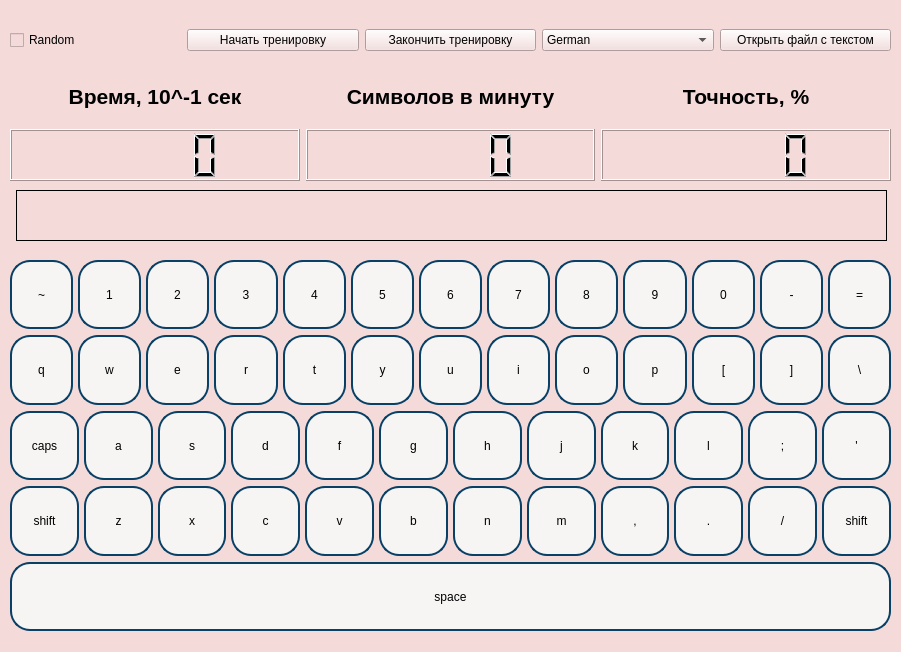
<?xml version="1.0" encoding="UTF-8"?>
<ui version="4.0">
 <class>MainWindow</class>
 <widget class="QMainWindow" name="MainWindow">
  <property name="geometry">
   <rect>
    <x>0</x>
    <y>0</y>
    <width>901</width>
    <height>652</height>
   </rect>
  </property>
  <property name="windowTitle">
   <string>MainWindow</string>
  </property>
  <property name="styleSheet">
   <string notr="true">background-color: rgb(245, 218, 218);
color: rgb(0, 0, 0);
font: 700 italic 11pt &quot;Ubuntu&quot;;
</string>
  </property>
  <widget class="QWidget" name="centralwidget">
   <widget class="QWidget" name="verticalLayoutWidget">
    <property name="geometry">
     <rect>
      <x>10</x>
      <y>250</y>
      <width>881</width>
      <height>391</height>
     </rect>
    </property>
    <layout class="QVBoxLayout" name="verticalLayout">
     <property name="leftMargin">
      <number>0</number>
     </property>
     <property name="topMargin">
      <number>10</number>
     </property>
     <property name="bottomMargin">
      <number>10</number>
     </property>
     <item>
      <layout class="QHBoxLayout" name="horizontalLayout">
       <property name="spacing">
        <number>5</number>
       </property>
       <property name="sizeConstraint">
        <enum>QLayout::SetDefaultConstraint</enum>
       </property>
       <item>
        <widget class="QPushButton" name="bnt_49">
         <property name="enabled">
          <bool>false</bool>
         </property>
         <property name="sizePolicy">
          <sizepolicy hsizetype="MinimumExpanding" vsizetype="Minimum">
           <horstretch>0</horstretch>
           <verstretch>0</verstretch>
          </sizepolicy>
         </property>
         <property name="styleSheet">
          <string notr="true">border-radius: 20px;  
border: 2px solid #094065;
background-color: rgb(246, 245, 244);</string>
         </property>
         <property name="text">
          <string>~</string>
         </property>
        </widget>
       </item>
       <item>
        <widget class="QPushButton" name="bnt_10">
         <property name="enabled">
          <bool>false</bool>
         </property>
         <property name="sizePolicy">
          <sizepolicy hsizetype="MinimumExpanding" vsizetype="Minimum">
           <horstretch>0</horstretch>
           <verstretch>0</verstretch>
          </sizepolicy>
         </property>
         <property name="styleSheet">
          <string notr="true">border-radius: 20px;  
border: 2px solid #094065;
background-color: rgb(246, 245, 244);</string>
         </property>
         <property name="text">
          <string>1</string>
         </property>
        </widget>
       </item>
       <item>
        <widget class="QPushButton" name="bnt_11">
         <property name="enabled">
          <bool>false</bool>
         </property>
         <property name="sizePolicy">
          <sizepolicy hsizetype="MinimumExpanding" vsizetype="Minimum">
           <horstretch>0</horstretch>
           <verstretch>0</verstretch>
          </sizepolicy>
         </property>
         <property name="styleSheet">
          <string notr="true">border-radius: 20px;  
border: 2px solid #094065;
background-color: rgb(246, 245, 244);</string>
         </property>
         <property name="text">
          <string>2</string>
         </property>
        </widget>
       </item>
       <item>
        <widget class="QPushButton" name="bnt_12">
         <property name="enabled">
          <bool>false</bool>
         </property>
         <property name="sizePolicy">
          <sizepolicy hsizetype="MinimumExpanding" vsizetype="Minimum">
           <horstretch>0</horstretch>
           <verstretch>0</verstretch>
          </sizepolicy>
         </property>
         <property name="styleSheet">
          <string notr="true">border-radius: 20px;  
border: 2px solid #094065;
background-color: rgb(246, 245, 244);</string>
         </property>
         <property name="text">
          <string>3</string>
         </property>
        </widget>
       </item>
       <item>
        <widget class="QPushButton" name="bnt_13">
         <property name="enabled">
          <bool>false</bool>
         </property>
         <property name="sizePolicy">
          <sizepolicy hsizetype="MinimumExpanding" vsizetype="Minimum">
           <horstretch>0</horstretch>
           <verstretch>0</verstretch>
          </sizepolicy>
         </property>
         <property name="styleSheet">
          <string notr="true">border-radius: 20px;  
border: 2px solid #094065;
background-color: rgb(246, 245, 244);</string>
         </property>
         <property name="text">
          <string>4</string>
         </property>
        </widget>
       </item>
       <item>
        <widget class="QPushButton" name="bnt_14">
         <property name="enabled">
          <bool>false</bool>
         </property>
         <property name="sizePolicy">
          <sizepolicy hsizetype="MinimumExpanding" vsizetype="Minimum">
           <horstretch>0</horstretch>
           <verstretch>0</verstretch>
          </sizepolicy>
         </property>
         <property name="styleSheet">
          <string notr="true">border-radius: 20px;  
border: 2px solid #094065;
background-color: rgb(246, 245, 244);</string>
         </property>
         <property name="text">
          <string>5</string>
         </property>
        </widget>
       </item>
       <item>
        <widget class="QPushButton" name="bnt_15">
         <property name="enabled">
          <bool>false</bool>
         </property>
         <property name="sizePolicy">
          <sizepolicy hsizetype="MinimumExpanding" vsizetype="Minimum">
           <horstretch>0</horstretch>
           <verstretch>0</verstretch>
          </sizepolicy>
         </property>
         <property name="styleSheet">
          <string notr="true">border-radius: 20px;  
border: 2px solid #094065;
background-color: rgb(246, 245, 244);</string>
         </property>
         <property name="text">
          <string>6</string>
         </property>
        </widget>
       </item>
       <item>
        <widget class="QPushButton" name="bnt_16">
         <property name="enabled">
          <bool>false</bool>
         </property>
         <property name="sizePolicy">
          <sizepolicy hsizetype="MinimumExpanding" vsizetype="Minimum">
           <horstretch>0</horstretch>
           <verstretch>0</verstretch>
          </sizepolicy>
         </property>
         <property name="styleSheet">
          <string notr="true">border-radius: 20px;  
border: 2px solid #094065;
background-color: rgb(246, 245, 244);</string>
         </property>
         <property name="text">
          <string>7</string>
         </property>
        </widget>
       </item>
       <item>
        <widget class="QPushButton" name="bnt_17">
         <property name="enabled">
          <bool>false</bool>
         </property>
         <property name="sizePolicy">
          <sizepolicy hsizetype="MinimumExpanding" vsizetype="Minimum">
           <horstretch>0</horstretch>
           <verstretch>0</verstretch>
          </sizepolicy>
         </property>
         <property name="styleSheet">
          <string notr="true">border-radius: 20px;  
border: 2px solid #094065;
background-color: rgb(246, 245, 244);</string>
         </property>
         <property name="text">
          <string>8</string>
         </property>
        </widget>
       </item>
       <item>
        <widget class="QPushButton" name="bnt_18">
         <property name="enabled">
          <bool>false</bool>
         </property>
         <property name="sizePolicy">
          <sizepolicy hsizetype="MinimumExpanding" vsizetype="Minimum">
           <horstretch>0</horstretch>
           <verstretch>0</verstretch>
          </sizepolicy>
         </property>
         <property name="styleSheet">
          <string notr="true">border-radius: 20px;  
border: 2px solid #094065;
background-color: rgb(246, 245, 244);</string>
         </property>
         <property name="text">
          <string>9</string>
         </property>
        </widget>
       </item>
       <item>
        <widget class="QPushButton" name="bnt_19">
         <property name="enabled">
          <bool>false</bool>
         </property>
         <property name="sizePolicy">
          <sizepolicy hsizetype="MinimumExpanding" vsizetype="Minimum">
           <horstretch>0</horstretch>
           <verstretch>0</verstretch>
          </sizepolicy>
         </property>
         <property name="styleSheet">
          <string notr="true">border-radius: 20px;  
border: 2px solid #094065;
background-color: rgb(246, 245, 244);</string>
         </property>
         <property name="text">
          <string>0</string>
         </property>
        </widget>
       </item>
       <item>
        <widget class="QPushButton" name="bnt_20">
         <property name="enabled">
          <bool>false</bool>
         </property>
         <property name="sizePolicy">
          <sizepolicy hsizetype="MinimumExpanding" vsizetype="Minimum">
           <horstretch>0</horstretch>
           <verstretch>0</verstretch>
          </sizepolicy>
         </property>
         <property name="styleSheet">
          <string notr="true">border-radius: 20px;  
border: 2px solid #094065;
background-color: rgb(246, 245, 244);</string>
         </property>
         <property name="text">
          <string>-</string>
         </property>
        </widget>
       </item>
       <item>
        <widget class="QPushButton" name="bnt_21">
         <property name="enabled">
          <bool>false</bool>
         </property>
         <property name="sizePolicy">
          <sizepolicy hsizetype="MinimumExpanding" vsizetype="Minimum">
           <horstretch>0</horstretch>
           <verstretch>0</verstretch>
          </sizepolicy>
         </property>
         <property name="styleSheet">
          <string notr="true">border-radius: 20px;  
border: 2px solid #094065;
background-color: rgb(246, 245, 244);</string>
         </property>
         <property name="text">
          <string>=</string>
         </property>
        </widget>
       </item>
      </layout>
     </item>
     <item>
      <layout class="QHBoxLayout" name="horizontalLayout_3">
       <property name="spacing">
        <number>5</number>
       </property>
       <property name="sizeConstraint">
        <enum>QLayout::SetDefaultConstraint</enum>
       </property>
       <item>
        <widget class="QPushButton" name="bnt_24">
         <property name="enabled">
          <bool>false</bool>
         </property>
         <property name="sizePolicy">
          <sizepolicy hsizetype="MinimumExpanding" vsizetype="Minimum">
           <horstretch>0</horstretch>
           <verstretch>0</verstretch>
          </sizepolicy>
         </property>
         <property name="styleSheet">
          <string notr="true">border-radius: 20px;  
border: 2px solid #094065;
background-color: rgb(246, 245, 244);</string>
         </property>
         <property name="text">
          <string>q</string>
         </property>
        </widget>
       </item>
       <item>
        <widget class="QPushButton" name="bnt_25">
         <property name="enabled">
          <bool>false</bool>
         </property>
         <property name="sizePolicy">
          <sizepolicy hsizetype="MinimumExpanding" vsizetype="Minimum">
           <horstretch>0</horstretch>
           <verstretch>0</verstretch>
          </sizepolicy>
         </property>
         <property name="styleSheet">
          <string notr="true">border-radius: 20px;  
border: 2px solid #094065;
background-color: rgb(246, 245, 244);</string>
         </property>
         <property name="text">
          <string>w</string>
         </property>
        </widget>
       </item>
       <item>
        <widget class="QPushButton" name="bnt_26">
         <property name="enabled">
          <bool>false</bool>
         </property>
         <property name="sizePolicy">
          <sizepolicy hsizetype="MinimumExpanding" vsizetype="Minimum">
           <horstretch>0</horstretch>
           <verstretch>0</verstretch>
          </sizepolicy>
         </property>
         <property name="styleSheet">
          <string notr="true">border-radius: 20px;  
border: 2px solid #094065;
background-color: rgb(246, 245, 244);</string>
         </property>
         <property name="text">
          <string>e</string>
         </property>
        </widget>
       </item>
       <item>
        <widget class="QPushButton" name="bnt_27">
         <property name="enabled">
          <bool>false</bool>
         </property>
         <property name="sizePolicy">
          <sizepolicy hsizetype="MinimumExpanding" vsizetype="Minimum">
           <horstretch>0</horstretch>
           <verstretch>0</verstretch>
          </sizepolicy>
         </property>
         <property name="styleSheet">
          <string notr="true">border-radius: 20px;  
border: 2px solid #094065;
background-color: rgb(246, 245, 244);</string>
         </property>
         <property name="text">
          <string>r</string>
         </property>
        </widget>
       </item>
       <item>
        <widget class="QPushButton" name="bnt_28">
         <property name="enabled">
          <bool>false</bool>
         </property>
         <property name="sizePolicy">
          <sizepolicy hsizetype="MinimumExpanding" vsizetype="Minimum">
           <horstretch>0</horstretch>
           <verstretch>0</verstretch>
          </sizepolicy>
         </property>
         <property name="styleSheet">
          <string notr="true">border-radius: 20px;  
border: 2px solid #094065;
background-color: rgb(246, 245, 244);</string>
         </property>
         <property name="text">
          <string>t</string>
         </property>
        </widget>
       </item>
       <item>
        <widget class="QPushButton" name="bnt_29">
         <property name="enabled">
          <bool>false</bool>
         </property>
         <property name="sizePolicy">
          <sizepolicy hsizetype="MinimumExpanding" vsizetype="Minimum">
           <horstretch>0</horstretch>
           <verstretch>0</verstretch>
          </sizepolicy>
         </property>
         <property name="styleSheet">
          <string notr="true">border-radius: 20px;  
border: 2px solid #094065;
background-color: rgb(246, 245, 244);</string>
         </property>
         <property name="text">
          <string>y</string>
         </property>
        </widget>
       </item>
       <item>
        <widget class="QPushButton" name="bnt_30">
         <property name="enabled">
          <bool>false</bool>
         </property>
         <property name="sizePolicy">
          <sizepolicy hsizetype="MinimumExpanding" vsizetype="Minimum">
           <horstretch>0</horstretch>
           <verstretch>0</verstretch>
          </sizepolicy>
         </property>
         <property name="styleSheet">
          <string notr="true">border-radius: 20px;  
border: 2px solid #094065;
background-color: rgb(246, 245, 244);</string>
         </property>
         <property name="text">
          <string>u</string>
         </property>
        </widget>
       </item>
       <item>
        <widget class="QPushButton" name="bnt_31">
         <property name="enabled">
          <bool>false</bool>
         </property>
         <property name="sizePolicy">
          <sizepolicy hsizetype="MinimumExpanding" vsizetype="Minimum">
           <horstretch>0</horstretch>
           <verstretch>0</verstretch>
          </sizepolicy>
         </property>
         <property name="styleSheet">
          <string notr="true">border-radius: 20px;  
border: 2px solid #094065;
background-color: rgb(246, 245, 244);</string>
         </property>
         <property name="text">
          <string>i</string>
         </property>
        </widget>
       </item>
       <item>
        <widget class="QPushButton" name="bnt_32">
         <property name="enabled">
          <bool>false</bool>
         </property>
         <property name="sizePolicy">
          <sizepolicy hsizetype="MinimumExpanding" vsizetype="Minimum">
           <horstretch>0</horstretch>
           <verstretch>0</verstretch>
          </sizepolicy>
         </property>
         <property name="styleSheet">
          <string notr="true">border-radius: 20px;  
border: 2px solid #094065;
background-color: rgb(246, 245, 244);</string>
         </property>
         <property name="text">
          <string>o</string>
         </property>
        </widget>
       </item>
       <item>
        <widget class="QPushButton" name="bnt_33">
         <property name="enabled">
          <bool>false</bool>
         </property>
         <property name="sizePolicy">
          <sizepolicy hsizetype="MinimumExpanding" vsizetype="Minimum">
           <horstretch>0</horstretch>
           <verstretch>0</verstretch>
          </sizepolicy>
         </property>
         <property name="styleSheet">
          <string notr="true">border-radius: 20px;  
border: 2px solid #094065;
background-color: rgb(246, 245, 244);</string>
         </property>
         <property name="text">
          <string>p</string>
         </property>
        </widget>
       </item>
       <item>
        <widget class="QPushButton" name="bnt_34">
         <property name="enabled">
          <bool>false</bool>
         </property>
         <property name="sizePolicy">
          <sizepolicy hsizetype="MinimumExpanding" vsizetype="Minimum">
           <horstretch>0</horstretch>
           <verstretch>0</verstretch>
          </sizepolicy>
         </property>
         <property name="styleSheet">
          <string notr="true">border-radius: 20px;  
border: 2px solid #094065;
background-color: rgb(246, 245, 244);</string>
         </property>
         <property name="text">
          <string>[</string>
         </property>
        </widget>
       </item>
       <item>
        <widget class="QPushButton" name="bnt_35">
         <property name="enabled">
          <bool>false</bool>
         </property>
         <property name="sizePolicy">
          <sizepolicy hsizetype="MinimumExpanding" vsizetype="Minimum">
           <horstretch>0</horstretch>
           <verstretch>0</verstretch>
          </sizepolicy>
         </property>
         <property name="styleSheet">
          <string notr="true">border-radius: 20px;  
border: 2px solid #094065;
background-color: rgb(246, 245, 244);</string>
         </property>
         <property name="text">
          <string>]</string>
         </property>
        </widget>
       </item>
       <item>
        <widget class="QPushButton" name="bnt_51">
         <property name="enabled">
          <bool>false</bool>
         </property>
         <property name="sizePolicy">
          <sizepolicy hsizetype="MinimumExpanding" vsizetype="Minimum">
           <horstretch>0</horstretch>
           <verstretch>0</verstretch>
          </sizepolicy>
         </property>
         <property name="styleSheet">
          <string notr="true">border-radius: 20px;  
border: 2px solid #094065;
background-color: rgb(246, 245, 244);</string>
         </property>
         <property name="text">
          <string>\</string>
         </property>
        </widget>
       </item>
      </layout>
     </item>
     <item>
      <layout class="QHBoxLayout" name="horizontalLayout_4">
       <property name="spacing">
        <number>5</number>
       </property>
       <property name="sizeConstraint">
        <enum>QLayout::SetDefaultConstraint</enum>
       </property>
       <item>
        <widget class="QPushButton" name="bnt_66">
         <property name="enabled">
          <bool>false</bool>
         </property>
         <property name="sizePolicy">
          <sizepolicy hsizetype="MinimumExpanding" vsizetype="Minimum">
           <horstretch>0</horstretch>
           <verstretch>0</verstretch>
          </sizepolicy>
         </property>
         <property name="styleSheet">
          <string notr="true">border-radius: 20px;  
border: 2px solid #094065;
background-color: rgb(246, 245, 244);</string>
         </property>
         <property name="text">
          <string>caps</string>
         </property>
        </widget>
       </item>
       <item>
        <widget class="QPushButton" name="bnt_38">
         <property name="enabled">
          <bool>false</bool>
         </property>
         <property name="sizePolicy">
          <sizepolicy hsizetype="MinimumExpanding" vsizetype="Minimum">
           <horstretch>0</horstretch>
           <verstretch>0</verstretch>
          </sizepolicy>
         </property>
         <property name="styleSheet">
          <string notr="true">border-radius: 20px;  
border: 2px solid #094065;
background-color: rgb(246, 245, 244);</string>
         </property>
         <property name="text">
          <string>a</string>
         </property>
        </widget>
       </item>
       <item>
        <widget class="QPushButton" name="bnt_39">
         <property name="enabled">
          <bool>false</bool>
         </property>
         <property name="sizePolicy">
          <sizepolicy hsizetype="MinimumExpanding" vsizetype="Minimum">
           <horstretch>0</horstretch>
           <verstretch>0</verstretch>
          </sizepolicy>
         </property>
         <property name="styleSheet">
          <string notr="true">border-radius: 20px;  
border: 2px solid #094065;
background-color: rgb(246, 245, 244);</string>
         </property>
         <property name="text">
          <string>s</string>
         </property>
        </widget>
       </item>
       <item>
        <widget class="QPushButton" name="bnt_40">
         <property name="enabled">
          <bool>false</bool>
         </property>
         <property name="sizePolicy">
          <sizepolicy hsizetype="MinimumExpanding" vsizetype="Minimum">
           <horstretch>0</horstretch>
           <verstretch>0</verstretch>
          </sizepolicy>
         </property>
         <property name="styleSheet">
          <string notr="true">border-radius: 20px;  
border: 2px solid #094065;
background-color: rgb(246, 245, 244);</string>
         </property>
         <property name="text">
          <string>d</string>
         </property>
        </widget>
       </item>
       <item>
        <widget class="QPushButton" name="bnt_41">
         <property name="enabled">
          <bool>false</bool>
         </property>
         <property name="sizePolicy">
          <sizepolicy hsizetype="MinimumExpanding" vsizetype="Minimum">
           <horstretch>0</horstretch>
           <verstretch>0</verstretch>
          </sizepolicy>
         </property>
         <property name="styleSheet">
          <string notr="true">border-radius: 20px;  
border: 2px solid #094065;
background-color: rgb(246, 245, 244);</string>
         </property>
         <property name="text">
          <string>f</string>
         </property>
        </widget>
       </item>
       <item>
        <widget class="QPushButton" name="bnt_42">
         <property name="enabled">
          <bool>false</bool>
         </property>
         <property name="sizePolicy">
          <sizepolicy hsizetype="MinimumExpanding" vsizetype="Minimum">
           <horstretch>0</horstretch>
           <verstretch>0</verstretch>
          </sizepolicy>
         </property>
         <property name="styleSheet">
          <string notr="true">border-radius: 20px;  
border: 2px solid #094065;
background-color: rgb(246, 245, 244);</string>
         </property>
         <property name="text">
          <string>g</string>
         </property>
        </widget>
       </item>
       <item>
        <widget class="QPushButton" name="bnt_43">
         <property name="enabled">
          <bool>false</bool>
         </property>
         <property name="sizePolicy">
          <sizepolicy hsizetype="MinimumExpanding" vsizetype="Minimum">
           <horstretch>0</horstretch>
           <verstretch>0</verstretch>
          </sizepolicy>
         </property>
         <property name="styleSheet">
          <string notr="true">border-radius: 20px;  
border: 2px solid #094065;
background-color: rgb(246, 245, 244);</string>
         </property>
         <property name="text">
          <string>h</string>
         </property>
        </widget>
       </item>
       <item>
        <widget class="QPushButton" name="bnt_44">
         <property name="enabled">
          <bool>false</bool>
         </property>
         <property name="sizePolicy">
          <sizepolicy hsizetype="MinimumExpanding" vsizetype="Minimum">
           <horstretch>0</horstretch>
           <verstretch>0</verstretch>
          </sizepolicy>
         </property>
         <property name="styleSheet">
          <string notr="true">border-radius: 20px;  
border: 2px solid #094065;
background-color: rgb(246, 245, 244);</string>
         </property>
         <property name="text">
          <string>j</string>
         </property>
        </widget>
       </item>
       <item>
        <widget class="QPushButton" name="bnt_45">
         <property name="enabled">
          <bool>false</bool>
         </property>
         <property name="sizePolicy">
          <sizepolicy hsizetype="MinimumExpanding" vsizetype="Minimum">
           <horstretch>0</horstretch>
           <verstretch>0</verstretch>
          </sizepolicy>
         </property>
         <property name="styleSheet">
          <string notr="true">border-radius: 20px;  
border: 2px solid #094065;
background-color: rgb(246, 245, 244);</string>
         </property>
         <property name="text">
          <string>k</string>
         </property>
        </widget>
       </item>
       <item>
        <widget class="QPushButton" name="bnt_46">
         <property name="enabled">
          <bool>false</bool>
         </property>
         <property name="sizePolicy">
          <sizepolicy hsizetype="MinimumExpanding" vsizetype="Minimum">
           <horstretch>0</horstretch>
           <verstretch>0</verstretch>
          </sizepolicy>
         </property>
         <property name="styleSheet">
          <string notr="true">border-radius: 20px;  
border: 2px solid #094065;
background-color: rgb(246, 245, 244);</string>
         </property>
         <property name="text">
          <string>l</string>
         </property>
        </widget>
       </item>
       <item>
        <widget class="QPushButton" name="bnt_47">
         <property name="enabled">
          <bool>false</bool>
         </property>
         <property name="sizePolicy">
          <sizepolicy hsizetype="MinimumExpanding" vsizetype="Minimum">
           <horstretch>0</horstretch>
           <verstretch>0</verstretch>
          </sizepolicy>
         </property>
         <property name="styleSheet">
          <string notr="true">border-radius: 20px;  
border: 2px solid #094065;
background-color: rgb(246, 245, 244);</string>
         </property>
         <property name="text">
          <string>;</string>
         </property>
        </widget>
       </item>
       <item>
        <widget class="QPushButton" name="bnt_48">
         <property name="enabled">
          <bool>false</bool>
         </property>
         <property name="sizePolicy">
          <sizepolicy hsizetype="MinimumExpanding" vsizetype="Minimum">
           <horstretch>0</horstretch>
           <verstretch>0</verstretch>
          </sizepolicy>
         </property>
         <property name="styleSheet">
          <string notr="true">border-radius: 20px;  
border: 2px solid #094065;
background-color: rgb(246, 245, 244);</string>
         </property>
         <property name="text">
          <string>'</string>
         </property>
        </widget>
       </item>
      </layout>
     </item>
     <item>
      <layout class="QHBoxLayout" name="horizontalLayout_5">
       <property name="spacing">
        <number>5</number>
       </property>
       <property name="sizeConstraint">
        <enum>QLayout::SetDefaultConstraint</enum>
       </property>
       <item>
        <widget class="QPushButton" name="bnt_50">
         <property name="enabled">
          <bool>false</bool>
         </property>
         <property name="sizePolicy">
          <sizepolicy hsizetype="MinimumExpanding" vsizetype="Minimum">
           <horstretch>0</horstretch>
           <verstretch>0</verstretch>
          </sizepolicy>
         </property>
         <property name="styleSheet">
          <string notr="true">border-radius: 20px;  
border: 2px solid #094065;
background-color: rgb(246, 245, 244);</string>
         </property>
         <property name="text">
          <string>shift</string>
         </property>
        </widget>
       </item>
       <item>
        <widget class="QPushButton" name="bnt_52">
         <property name="enabled">
          <bool>false</bool>
         </property>
         <property name="sizePolicy">
          <sizepolicy hsizetype="MinimumExpanding" vsizetype="Minimum">
           <horstretch>0</horstretch>
           <verstretch>0</verstretch>
          </sizepolicy>
         </property>
         <property name="styleSheet">
          <string notr="true">border-radius: 20px;  
border: 2px solid #094065;
background-color: rgb(246, 245, 244);</string>
         </property>
         <property name="text">
          <string>z</string>
         </property>
        </widget>
       </item>
       <item>
        <widget class="QPushButton" name="bnt_53">
         <property name="enabled">
          <bool>false</bool>
         </property>
         <property name="sizePolicy">
          <sizepolicy hsizetype="MinimumExpanding" vsizetype="Minimum">
           <horstretch>0</horstretch>
           <verstretch>0</verstretch>
          </sizepolicy>
         </property>
         <property name="styleSheet">
          <string notr="true">border-radius: 20px;  
border: 2px solid #094065;
background-color: rgb(246, 245, 244);</string>
         </property>
         <property name="text">
          <string>x</string>
         </property>
        </widget>
       </item>
       <item>
        <widget class="QPushButton" name="bnt_54">
         <property name="enabled">
          <bool>false</bool>
         </property>
         <property name="sizePolicy">
          <sizepolicy hsizetype="MinimumExpanding" vsizetype="Minimum">
           <horstretch>0</horstretch>
           <verstretch>0</verstretch>
          </sizepolicy>
         </property>
         <property name="styleSheet">
          <string notr="true">border-radius: 20px;  
border: 2px solid #094065;
background-color: rgb(246, 245, 244);</string>
         </property>
         <property name="text">
          <string>c</string>
         </property>
        </widget>
       </item>
       <item>
        <widget class="QPushButton" name="bnt_55">
         <property name="enabled">
          <bool>false</bool>
         </property>
         <property name="sizePolicy">
          <sizepolicy hsizetype="MinimumExpanding" vsizetype="Minimum">
           <horstretch>0</horstretch>
           <verstretch>0</verstretch>
          </sizepolicy>
         </property>
         <property name="styleSheet">
          <string notr="true">border-radius: 20px;  
border: 2px solid #094065;
background-color: rgb(246, 245, 244);</string>
         </property>
         <property name="text">
          <string>v</string>
         </property>
        </widget>
       </item>
       <item>
        <widget class="QPushButton" name="bnt_56">
         <property name="enabled">
          <bool>false</bool>
         </property>
         <property name="sizePolicy">
          <sizepolicy hsizetype="MinimumExpanding" vsizetype="Minimum">
           <horstretch>0</horstretch>
           <verstretch>0</verstretch>
          </sizepolicy>
         </property>
         <property name="styleSheet">
          <string notr="true">border-radius: 20px;  
border: 2px solid #094065;
background-color: rgb(246, 245, 244);</string>
         </property>
         <property name="text">
          <string>b</string>
         </property>
        </widget>
       </item>
       <item>
        <widget class="QPushButton" name="bnt_57">
         <property name="enabled">
          <bool>false</bool>
         </property>
         <property name="sizePolicy">
          <sizepolicy hsizetype="MinimumExpanding" vsizetype="Minimum">
           <horstretch>0</horstretch>
           <verstretch>0</verstretch>
          </sizepolicy>
         </property>
         <property name="styleSheet">
          <string notr="true">border-radius: 20px;  
border: 2px solid #094065;
background-color: rgb(246, 245, 244);</string>
         </property>
         <property name="text">
          <string>n</string>
         </property>
        </widget>
       </item>
       <item>
        <widget class="QPushButton" name="bnt_58">
         <property name="enabled">
          <bool>false</bool>
         </property>
         <property name="sizePolicy">
          <sizepolicy hsizetype="MinimumExpanding" vsizetype="Minimum">
           <horstretch>0</horstretch>
           <verstretch>0</verstretch>
          </sizepolicy>
         </property>
         <property name="styleSheet">
          <string notr="true">border-radius: 20px;  
border: 2px solid #094065;
background-color: rgb(246, 245, 244);</string>
         </property>
         <property name="text">
          <string>m</string>
         </property>
        </widget>
       </item>
       <item>
        <widget class="QPushButton" name="bnt_59">
         <property name="enabled">
          <bool>false</bool>
         </property>
         <property name="sizePolicy">
          <sizepolicy hsizetype="MinimumExpanding" vsizetype="Minimum">
           <horstretch>0</horstretch>
           <verstretch>0</verstretch>
          </sizepolicy>
         </property>
         <property name="styleSheet">
          <string notr="true">border-radius: 20px;  
border: 2px solid #094065;
background-color: rgb(246, 245, 244);</string>
         </property>
         <property name="text">
          <string>,</string>
         </property>
        </widget>
       </item>
       <item>
        <widget class="QPushButton" name="bnt_60">
         <property name="enabled">
          <bool>false</bool>
         </property>
         <property name="sizePolicy">
          <sizepolicy hsizetype="MinimumExpanding" vsizetype="Minimum">
           <horstretch>0</horstretch>
           <verstretch>0</verstretch>
          </sizepolicy>
         </property>
         <property name="styleSheet">
          <string notr="true">border-radius: 20px;  
border: 2px solid #094065;
background-color: rgb(246, 245, 244);</string>
         </property>
         <property name="text">
          <string>.</string>
         </property>
        </widget>
       </item>
       <item>
        <widget class="QPushButton" name="bnt_61">
         <property name="enabled">
          <bool>false</bool>
         </property>
         <property name="sizePolicy">
          <sizepolicy hsizetype="MinimumExpanding" vsizetype="Minimum">
           <horstretch>0</horstretch>
           <verstretch>0</verstretch>
          </sizepolicy>
         </property>
         <property name="styleSheet">
          <string notr="true">border-radius: 20px;  
border: 2px solid #094065;
background-color: rgb(246, 245, 244);</string>
         </property>
         <property name="text">
          <string>/</string>
         </property>
        </widget>
       </item>
       <item>
        <widget class="QPushButton" name="bnt_62">
         <property name="enabled">
          <bool>false</bool>
         </property>
         <property name="sizePolicy">
          <sizepolicy hsizetype="MinimumExpanding" vsizetype="Minimum">
           <horstretch>0</horstretch>
           <verstretch>0</verstretch>
          </sizepolicy>
         </property>
         <property name="styleSheet">
          <string notr="true">border-radius: 20px;  
border: 2px solid #094065;
background-color: rgb(246, 245, 244);</string>
         </property>
         <property name="text">
          <string>shift</string>
         </property>
        </widget>
       </item>
      </layout>
     </item>
     <item>
      <widget class="QPushButton" name="bnt_65">
       <property name="enabled">
        <bool>false</bool>
       </property>
       <property name="sizePolicy">
        <sizepolicy hsizetype="Minimum" vsizetype="Minimum">
         <horstretch>0</horstretch>
         <verstretch>0</verstretch>
        </sizepolicy>
       </property>
       <property name="styleSheet">
        <string notr="true">border-radius: 20px;  
border: 2px solid #094065;
background-color: rgb(246, 245, 244);</string>
       </property>
       <property name="text">
        <string>space</string>
       </property>
      </widget>
     </item>
    </layout>
   </widget>
   <widget class="QWidget" name="layoutWidget">
    <property name="geometry">
     <rect>
      <x>10</x>
      <y>20</y>
      <width>881</width>
      <height>41</height>
     </rect>
    </property>
    <layout class="QHBoxLayout" name="horizontalLayout_2">
     <item>
      <widget class="QCheckBox" name="checkBox">
       <property name="text">
        <string>Random</string>
       </property>
      </widget>
     </item>
     <item>
      <widget class="QPushButton" name="bnt_start">
       <property name="text">
        <string>Начать тренировку</string>
       </property>
      </widget>
     </item>
     <item>
      <widget class="QPushButton" name="bnt_end">
       <property name="text">
        <string>Закончить тренировку</string>
       </property>
      </widget>
     </item>
     <item>
      <widget class="QComboBox" name="comboBox">
       <item>
        <property name="text">
         <string>German</string>
        </property>
       </item>
       <item>
        <property name="text">
         <string>French</string>
        </property>
       </item>
       <item>
        <property name="text">
         <string>Arabic</string>
        </property>
       </item>
       <item>
        <property name="text">
         <string>English</string>
        </property>
       </item>
       <item>
        <property name="text">
         <string>Belarusian</string>
        </property>
       </item>
       <item>
        <property name="text">
         <string>Hebrew</string>
        </property>
       </item>
       <item>
        <property name="text">
         <string>Сhinesse</string>
        </property>
       </item>
      </widget>
     </item>
     <item>
      <widget class="QPushButton" name="pushButton">
       <property name="styleSheet">
        <string notr="true"/>
       </property>
       <property name="text">
        <string>Открыть файл с текстом</string>
       </property>
      </widget>
     </item>
    </layout>
   </widget>
   <widget class="QWidget" name="layoutWidget">
    <property name="geometry">
     <rect>
      <x>10</x>
      <y>70</y>
      <width>881</width>
      <height>111</height>
     </rect>
    </property>
    <layout class="QHBoxLayout" name="horizontalLayout_6">
     <item>
      <layout class="QVBoxLayout" name="verticalLayout_2">
       <item>
        <widget class="QLabel" name="lbl_timer">
         <property name="text">
          <string>&lt;html&gt;&lt;head/&gt;&lt;body&gt;&lt;p align=&quot;center&quot;&gt;&lt;span style=&quot; font-size:16pt; font-weight:700;&quot;&gt;Время, 10^-1 сек&lt;/span&gt;&lt;/p&gt;&lt;/body&gt;&lt;/html&gt;</string>
         </property>
        </widget>
       </item>
       <item>
        <widget class="QLCDNumber" name="lcd_timer"/>
       </item>
      </layout>
     </item>
     <item>
      <layout class="QVBoxLayout" name="verticalLayout_3">
       <item>
        <widget class="QLabel" name="lnl_symbols">
         <property name="text">
          <string>&lt;html&gt;&lt;head/&gt;&lt;body&gt;&lt;p align=&quot;center&quot;&gt;&lt;span style=&quot; font-size:16pt; font-weight:700;&quot;&gt;Символов в минуту&lt;/span&gt;&lt;/p&gt;&lt;/body&gt;&lt;/html&gt;</string>
         </property>
        </widget>
       </item>
       <item>
        <widget class="QLCDNumber" name="lcd_symbols"/>
       </item>
      </layout>
     </item>
     <item>
      <layout class="QVBoxLayout" name="verticalLayout_4">
       <item>
        <widget class="QLabel" name="lbl_accuracy">
         <property name="text">
          <string>&lt;html&gt;&lt;head/&gt;&lt;body&gt;&lt;p align=&quot;center&quot;&gt;&lt;span style=&quot; font-size:16pt; font-weight:700;&quot;&gt;Точность, %&lt;/span&gt;&lt;/p&gt;&lt;/body&gt;&lt;/html&gt;</string>
         </property>
        </widget>
       </item>
       <item>
        <widget class="QLCDNumber" name="lcd_accuracy"/>
       </item>
      </layout>
     </item>
    </layout>
   </widget>
   <widget class="QLabel" name="ln_training">
    <property name="geometry">
     <rect>
      <x>16</x>
      <y>190</y>
      <width>871</width>
      <height>51</height>
     </rect>
    </property>
    <property name="styleSheet">
     <string notr="true">background-color: transparent; border: 1px solid black;
font: 700 italic 17pt &quot;Ubuntu&quot;;</string>
    </property>
    <property name="text">
     <string/>
    </property>
   </widget>
  </widget>
 </widget>
 <resources/>
 <connections/>
</ui>
